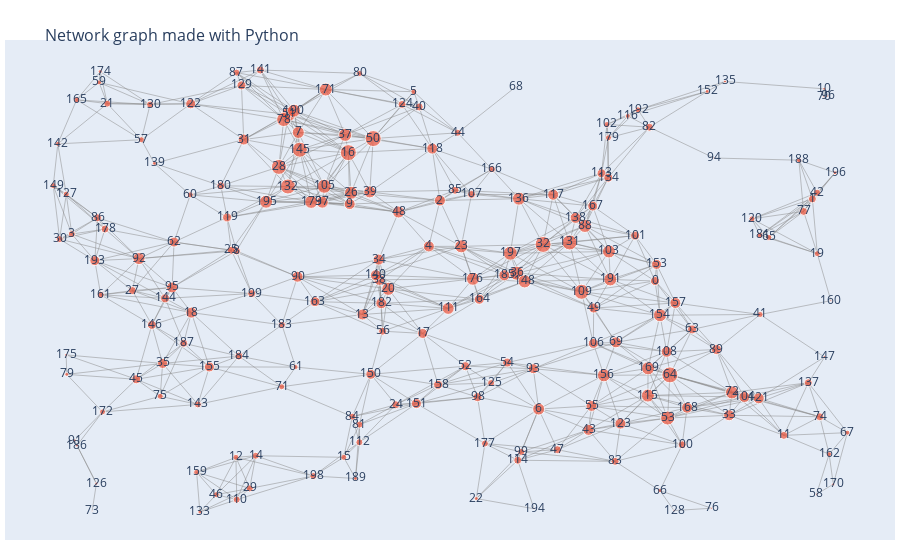

The notebook cell saved with this chart:
### Code cell
G = nx.random_geometric_graph(200, 0.125)

edge_x = []
edge_y = []
for edge in G.edges():
    x0, y0 = G.nodes[edge[0]]['pos']
    x1, y1 = G.nodes[edge[1]]['pos']
    edge_x.append(x0)
    edge_x.append(x1)
    edge_x.append(None)
    edge_y.append(y0)
    edge_y.append(y1)
    edge_y.append(None)

edge_trace = go.Scatter(
    x=edge_x, y=edge_y,
    line=dict(width=0.5, color='#888'),
    hoverinfo='none',
    mode='lines')

node_x = []
node_y = []
for node in G.nodes():
    x, y = G.nodes[node]['pos']
    node_x.append(x)
    node_y.append(y)

node_trace = go.Scatter(
    x=node_x, y=node_y,
    mode='markers+text',
    text=nodelist,
    hoverinfo='text',
#     marker=dict(
#         showscale=True,
#         # colorscale options
#         #'Greys' | 'YlGnBu' | 'Greens' | 'YlOrRd' | 'Bluered' | 'RdBu' |
#         #'Reds' | 'Blues' | 'Picnic' | 'Rainbow' | 'Portland' | 'Jet' |
#         #'Hot' | 'Blackbody' | 'Earth' | 'Electric' | 'Viridis' |
#         colorscale='YlGnBu',
#         reversescale=True,
#         color=[],
#         size=10,
#         colorbar=dict(
#             thickness=15,
#             title='Node Connections',
#             xanchor='left',
#             titleside='right'
#         ),
#         line_width=2)
)

node_adjacencies = []
node_text = []
for node, adjacencies in enumerate(G.adjacency()):
    node_adjacencies.append(len(adjacencies[1]))
#     node_text.append('# of connections: '+str(len(adjacencies[1])))

node_trace.marker.size = node_adjacencies # can size points by the number of connections using 'size' instead of 'color'
# node_trace.text = node_text

fig = go.Figure(data=[edge_trace, node_trace],
             layout=go.Layout(
                title='<br>Network graph made with Python',
                titlefont_size=16,
                showlegend=False,
                hovermode='closest',
                margin=dict(b=20,l=5,r=5,t=40),
                annotations=[ dict(
                    text="",
                    showarrow=False,
                    xref="paper", yref="paper",
                    x=0.005, y=-0.002 ) ],
                xaxis=dict(showgrid=False, zeroline=False, showticklabels=False),
                yaxis=dict(showgrid=False, zeroline=False, showticklabels=False))
                )

fig.show()

### Figure 1 — Plotly figure (JSON) as saved in the notebook; plotly's stock layout.template omitted (floating-point values rounded to 4 significant figures; data arrays with more than 128 entries replaced by an {"elided": "..."} marker saying what was removed)
{"data": [{"hoverinfo": "none", "line": {"color": "#888", "width": 0.5}, "mode": "lines", "type": "scatter", "x": {"elided": "2589 float values"}, "y": {"elided": "2589 float values"}}, {"hoverinfo": "text", "marker": {"size": {"elided": "200 int values"}}, "mode": "markers+text", "text": {"elided": "200 str values"}, "type": "scatter", "x": {"elided": "200 float values"}, "y": {"elided": "200 float values"}}], "layout": {"annotations": [{"showarrow": false, "text": "", "x": 0.005, "xref": "paper", "y": -0.002, "yref": "paper"}], "hovermode": "closest", "margin": {"b": 20, "l": 5, "r": 5, "t": 40}, "showlegend": false, "title": {"font": {"size": 16}, "text": "<br>Network graph made with Python"}, "xaxis": {"showgrid": false, "showticklabels": false, "zeroline": false}, "yaxis": {"showgrid": false, "showticklabels": false, "zeroline": false}}}
